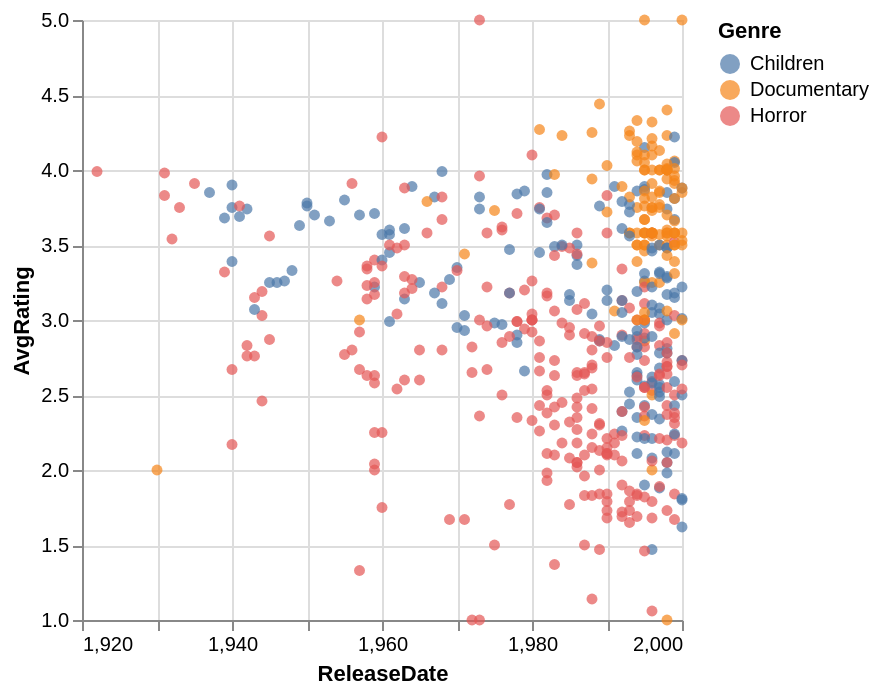

The notebook cell this image was saved under:
### Markdown cell above
We can encode another variable as color of the marks. We will use `Children`, `Horror`,  and `Documentary` genres only.

### Code cell
select_genres = movies_genre[movies_genre['Genre'].isin(['Children', 'Horror', 'Documentary'])]

alt.Chart(select_genres).mark_circle().encode(
  alt.X('ReleaseDate', scale = alt.Scale(zero = False)),
  alt.Y('AvgRating', scale = alt.Scale(zero = False)),
  color='Genre'
)

### Figure 1 — Vega-Lite specification as saved in the notebook (floating-point values rounded to 4 significant figures; data arrays with more than 128 entries replaced by an {"elided": "..."} marker saying what was removed)
{"config": {"view": {"continuousWidth": 300, "continuousHeight": 300}}, "data": {"name": "data-d1ddf95dbecb4f23c60c46ef2e3b07de"}, "mark": {"type": "circle"}, "encoding": {"color": {"field": "Genre", "type": "nominal"}, "x": {"field": "ReleaseDate", "scale": {"zero": false}, "type": "quantitative"}, "y": {"field": "AvgRating", "scale": {"zero": false}, "type": "quantitative"}}, "$schema": "https://vega.github.io/schema/vega-lite/v5.20.1.json", "datasets": {"data-d1ddf95dbecb4f23c60c46ef2e3b07de": {"elided": "548 records"}}}
